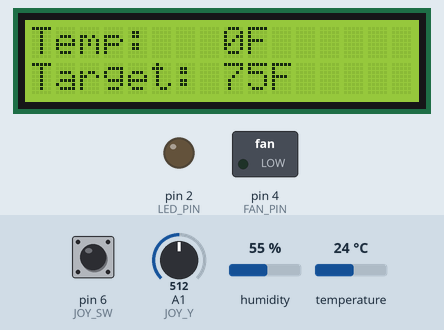
This sketch was run on a simulated Arduino Uno, built with avr-gcc and run on an emulated ATmega328P. Shown: 16×2 character LCD, switched loads named in the sketch (green lamp = pin HIGH), output pins drawn as LEDs (lit = HIGH). Inputs (shaded band) come from the test bench; at power-on: A1 (JOY_Y) = 512, temperature 24 °C, pin 6 (JOY_SW) HIGH, humidity 55 %. What the sketch prints to the serial monitor is not drawn.

Above: at 1.2 s.
1.3 s: A1 (JOY_Y) set to 209
3.6 s: A1 (JOY_Y) set to 190
At 4.05 s:
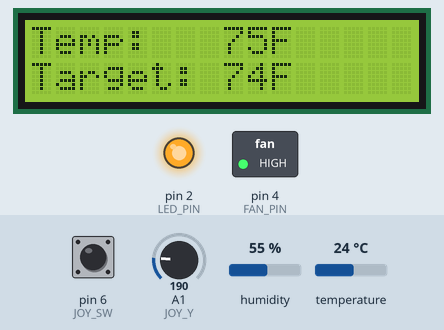
6.4 s: temperature set to 41 °C
At 8.74 s:
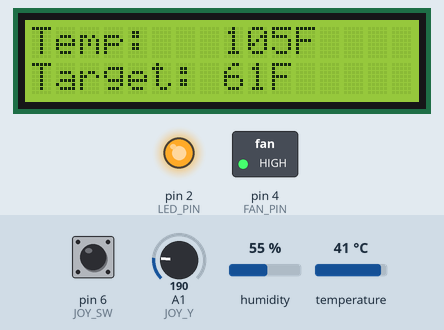
10.0 s: pin 6 (JOY_SW) pulled LOW for 1 s
At 11.2 s:
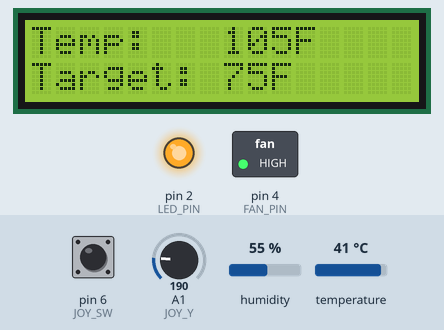
12.5 s: temperature set to 12 °C
At 14.6 s:
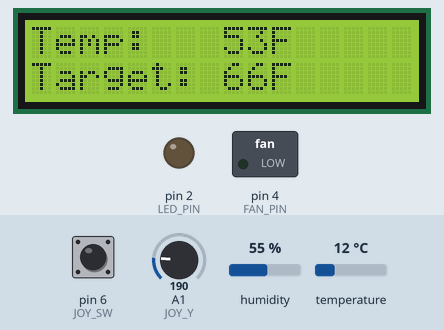
14.7 s: pin 6 (JOY_SW) pulled LOW for 0.25 s
At 15.45 s:
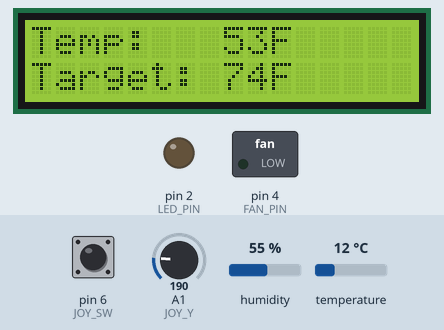
Timing chart, 0 to 17.4 s (numbered marks = the images above; inputs shaded):
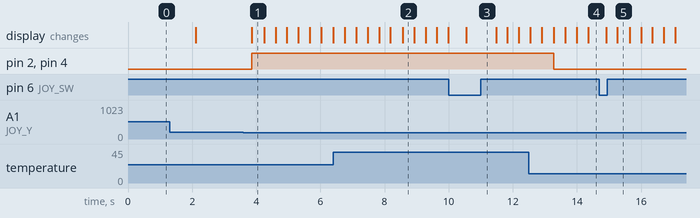

The sketch:

CODE.ino
```cpp
#include <LiquidCrystal.h>
#include <dht.h>

dht DHT;

#define DHT11_PIN A0
#define FAN_PIN 4
#define LED_PIN 2
#define JOY_Y A1
#define JOY_SW 6

int celsius = 0;
int fahrenheit = 0;
int targetTemp = 75;

unsigned long lastDHTRead = 0;
bool updateDisplayFlag = true;

LiquidCrystal lcd(7, 8, 9, 10, 11, 12);

void setup() {
  pinMode(FAN_PIN, OUTPUT);
  pinMode(LED_PIN, OUTPUT);
  pinMode(JOY_SW, INPUT_PULLUP);

  Serial.begin(9600);

  lcd.begin(16, 2);
  lcd.clear();
}

void loop() {
  updateTargetTemp();
  checkTemp();
  cooldown();

  if (updateDisplayFlag) {
    updateDisplay();
    updateDisplayFlag = false;
  }

  delay(200);
}

void updateDisplay() {
  lcd.clear();
  lcd.setCursor(0, 0);
  lcd.print("Temp:   ");
  lcd.print(fahrenheit);
  lcd.print("F");

  lcd.setCursor(0, 1);
  lcd.print("Target: ");
  lcd.print(targetTemp);
  lcd.print("F");
}

void updateTargetTemp() {
  int yValue = analogRead(JOY_Y);
  int oldTarget = targetTemp;

  if (yValue > 800) {
    targetTemp++;
    delay(150);
  }
  else if (yValue < 200) {
    targetTemp--;
    delay(150);
  }

  if (digitalRead(JOY_SW) == LOW) {
    targetTemp = 75;
    delay(200);
  }


  if (targetTemp < 50) targetTemp = 50;
  if (targetTemp > 100) targetTemp = 100;

    if (targetTemp != oldTarget) {
    updateDisplayFlag = true;
  }
}

void checkTemp() {
  if (millis() - lastDHTRead > 2000) {
    int chk = DHT.read11(DHT11_PIN);

       if (chk == DHTLIB_OK) {
      int oldFahr = fahrenheit;
      celsius = DHT.temperature;
      fahrenheit = (celsius * 1.8) + 32;


      if (fahrenheit != oldFahr) {
        updateDisplayFlag = true;
      }
    }
    lastDHTRead = millis();
  }

  // Serial debug printout
  Serial.print("Current Temp: ");
  Serial.print(fahrenheit);
  Serial.print("F  Target: ");
  Serial.print(targetTemp);
  Serial.println("F");
}

void cooldown() {
  if (fahrenheit > targetTemp) {
    digitalWrite(FAN_PIN, HIGH);
    digitalWrite(LED_PIN, HIGH);
  }
  else {
    digitalWrite(FAN_PIN, LOW);
    digitalWrite(LED_PIN, LOW);
  }
}
```

Measured:
- the behaviour switches between 200 and 199 on A1 (JOY_Y) (found by bisection; images 0 and 1)
- after the input at 3.6 s, pin 2 (LED_PIN), pin 4 (FAN_PIN): LOW → HIGH after 0.26 s; the display: changes after 0.27 s (image 1)
- after the input at 12.5 s, pin 2 (LED_PIN), pin 4 (FAN_PIN): HIGH → LOW after 0.78 s
